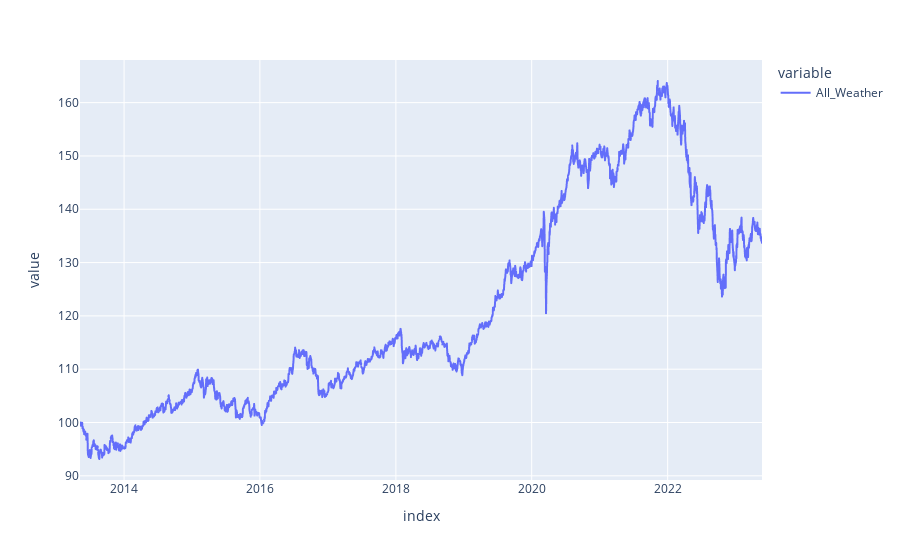

Write notebook code for a chart like this one.
### Markdown cell above
# 레이달리오의 올웨더(간략버전)
- 주식 'TLT'
- 장기채 'SPY'
- 단기채 'IEF'
- 골드 'GLD'
- 원자재 'DBC'

### Code cell
table_name_list = ['TLT', 'SPY', 'IEF', 'GLD', 'DBC']
df = to_df(table_name_list)

aw = bt.Strategy('All_Weather',
                 [
                    bt.algos.SelectAll(), 
                    bt.algos.WeighSpecified(SPY=0.3, TLT=0.4, IEF=0.15, GLD=0.075, DBC=0.075),
                    bt.algos.RunQuarterly(), # 분기마다
                    bt.algos.Rebalance()  # 리밸런싱이 뭐누~ 자산
                 ]
                )

aw_backtest = bt.Backtest(aw, df.dropna())
aw_result   = bt.run(aw_backtest)


# aw_result.plot(figsize=(10,3), title='All_Weather', legend=False)
# plt.show()

aw_result.prices.plot()

### Figure 1 — Plotly figure (JSON) as saved in the notebook; plotly's stock layout.template omitted (floating-point values rounded to 4 significant figures; data arrays with more than 128 entries replaced by an {"elided": "..."} marker saying what was removed)
{"data": [{"hovertemplate": "variable=All_Weather<br>index=%{x}<br>value=%{y}<extra></extra>", "legendgroup": "All_Weather", "line": {"color": "#636efa", "dash": "solid"}, "marker": {"symbol": "circle"}, "mode": "lines", "name": "All_Weather", "showlegend": true, "type": "scattergl", "x": {"elided": "2528 str values"}, "xaxis": "x", "y": {"elided": "2528 float values"}, "yaxis": "y"}], "layout": {"autosize": true, "legend": {"title": {"text": "variable"}, "tracegroupgap": 0}, "margin": {"t": 60}, "xaxis": {"anchor": "y", "autorange": true, "domain": [0, 1], "range": ["2013-05-09", "2023-05-23"], "title": {"text": "index"}, "type": "date"}, "yaxis": {"anchor": "x", "autorange": true, "domain": [0, 1], "range": [89.22, 168.0], "title": {"text": "value"}, "type": "linear"}}}
